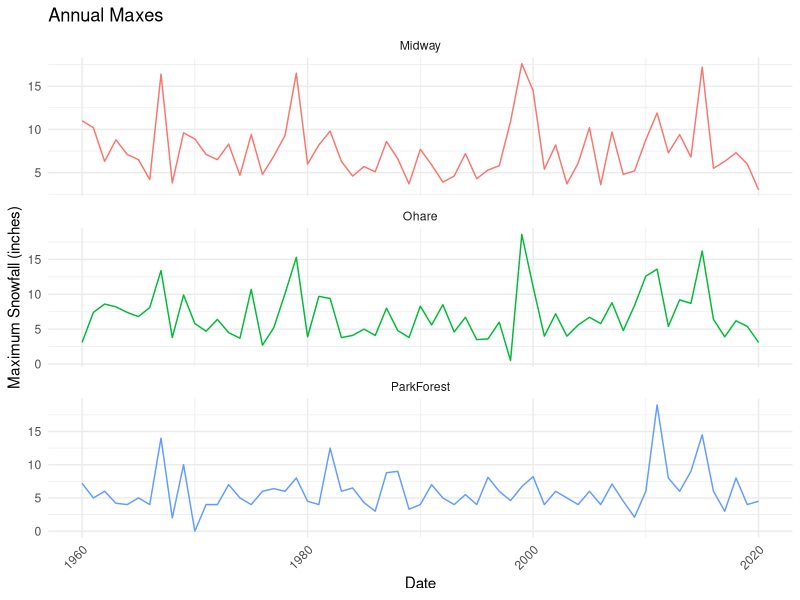

Recreate this plot in R.
########################################################################################
##### Name: EDA.R                                                                  #####
#####  Description: Exploratory Data Analysis for Chicago Snowfall Data            #####
########################################################################################
rm(list=ls())
library(tidyverse)
library(lubridate)

snowfall_df <- read_csv("data/SnowfallCHI_v5.csv")

# Summary Statistics
snowfall_df %>% 
  group_by(station,name) %>% 
  summarise(min_date = min(date),max_date = max(date),
            num_obs = n())

snowfall_df %>% 
  group_by(station,name) %>% 
  filter(snowf > 0 ) %>% 
  summarise(min_date = min(date),max_date = max(date),
            num_obs = n()) -> snow_days
snow_days

snowfall_df %>% 
  group_by(station,name) %>% 
  summarise(ct = n(),snowf_missing = sum(is.na(snowf)),snowf_pct_missing = sum(is.na(snowf))/n(),
            snowdep_missing = sum(is.na(snowdep)),snowdep_pct_missing = sum(is.na(snowdep))/n()) -> missingness_df 

missingness_df

snowfall_df %>% 
  group_by(station,name,'year'=year(date)) %>% 
  summarise(ann_max_snowf = max(snowf,na.rm = T)) -> annual_max_snowf_df 

snowfall_df$missing_ts <- 0

snowfall_df$missing_ts[which(is.na(snowfall_df$snowf)==T)] <- 1

# Plots
snowfall_plt <- snowfall_df %>% 
  ggplot(aes(x=date,y=snowf,color=name)) +
  geom_line() + theme_minimal() + theme(legend.position = 'none',axis.text.x = element_text(angle = 45,hjust = 1))+
  scale_x_date(date_breaks = '5 years') +xlab('Date')+ylab('Snowfall (inches)') + 
  ggtitle('Daily Snowfall')+ facet_wrap(~name,nrow = 3,scales = 'free_y')

missing_plt <- snowfall_df %>% 
  ggplot(aes(x=date,y=missing_ts,color=name)) +
  geom_line() + theme_minimal() + theme(legend.position = 'none',axis.text.x = element_text(angle = 45,hjust = 1))+
  scale_x_date(date_breaks = '5 years') +xlab('Date')+ylab('Missing Indicator') + 
  ggtitle('Missingness Plots')+ facet_wrap(~name,nrow = 3,scales = 'free_y')


ann_max_snowfall_plt <- annual_max_snowf_df %>% 
  ggplot(aes(x=as.numeric(year),y=ann_max_snowf,color=name)) +
  geom_line() + theme_minimal() + theme(legend.position = 'none',axis.text.x = element_text(angle = 45,hjust = 1))+
  xlab('Date')+ylab('Maximum Snowfall (inches)')+ ggtitle('Annual Maxes')+
  facet_wrap(~name,nrow = 3,scales = 'free_y')

ann_max_snowfall_plt
#missing_plt
#snowfall_plt

snowfall_df %>% 
  select(-snowdep) %>% 
  filter(snowf > 0) %>% 
  nest(data = c(date,snowf)) -> snowdays_df 

# Splits into groups of consecutive and non-consecutive days

date_split <- function(df){
  
  split(df$date, cumsum(c(TRUE, diff(df$date) != 1)))
  
}



snow_events_list <- list()
date_splits_list <- list()

station_names <- snowdays_df$name

for(i in 1:length(station_names)){
  
  df_tmp <- snowdays_df %>% 
    filter(name == station_names[i]) 
  
  events_tmp <- date_split(df_tmp$data[[1]])
  
  df_tmp %>% 
    unnest(cols=c(data)) -> df_temp 
  
  snowfall_totals_tmp <- list()
  
  for(j in 1:length(events_tmp)){
    
    df_temp %>% 
      filter(date %in% events_tmp[[j]]) %>% 
      summarise(snowfall_total = sum(snowf)) -> snowf_tot_tmp
    
    snowfall_totals_tmp[[j]] <- snowf_tot_tmp$snowfall_total
    
    names(snowfall_totals_tmp)[j] <- as.character(events_tmp[[j]][1])
    
  }
  
  snow_events_list[[i]] <- snowfall_totals_tmp
  
  date_splits_list[[i]] <- events_tmp
  
  names(snow_events_list)[i] <- names(date_splits_list)[i] <- station_names[i]
  
}

########################################################################################
# Required Data based on authors data file layout 

# Annual maxes 
annmax_midway <- annual_max_snowf_df %>% 
  filter(name=='Midway') %>% 
  select(ann_max_snowf)

annmax_ohare <- annual_max_snowf_df %>% 
  filter(name=='Ohare') %>% 
  select(ann_max_snowf)

annmax_parkforest <- annual_max_snowf_df %>% 
  filter(name=='ParkForest') %>% 
  select(ann_max_snowf)

# Indices of days where snowfall events occur 

days_midway <- snowfall_df %>%
  filter(name=='Midway') 

days_midway <- which(days_midway$date %in% ymd(names(snow_events_list$Midway)))

days_ohare <- snowfall_df %>%
  filter(name=='Ohare') 

days_ohare <- which(days_ohare$date %in% ymd(names(snow_events_list$Ohare)))

days_parkforest <- snowfall_df %>%
  filter(name=='ParkForest') 

days_parkforest <- which(days_parkforest$date %in% ymd(names(snow_events_list$ParkForest)))

# Durations of snowevents 

duration_midway <- unlist(lapply(date_splits_list$Midway, length))

duration_ohare <- unlist(lapply(date_splits_list$Ohare, length))

duration_parkforest <- unlist(lapply(date_splits_list$ParkForest, length))

# Snow event values 
nonzero_snow_midway <- unlist(snow_events_list$Midway)

nonzero_snow_ohare <- unlist(snow_events_list$Ohare)

nonzero_snow_parkforest <- unlist(snow_events_list$ParkForest)

# Seasons 

# Function below gives season variables as authors defined variable in their code

make_season <- function(X){

  season_dates <- as.Date(names(unlist(X)))
  
  date_seq <- seq.Date(from = as.Date('1960-07-01'),to =as.Date('2020-06-30'),by='year')
    
  nseasons <- length(date_seq)
  
  season_tmp <- c()
  
  for(i in 1:(nseasons-1)){
    
    date_interval_tmp <- c(date_seq[i],date_seq[i+1])
    
    season_inds <- which((season_dates >= date_interval_tmp[1]) & (season_dates < date_interval_tmp[2]))  
    
    year_tmp <- rep(as.numeric(year(date_interval_tmp[1])),length(season_inds))
    
    season_tmp <- append(season_tmp,year_tmp)
    
  }
  
  return(season_tmp)
  
}

season_midway <- make_season(snow_events_list$Midway)

season_ohare <- make_season(snow_events_list$Ohare)

season_parkforest <- make_season(snow_events_list$ParkForest)

